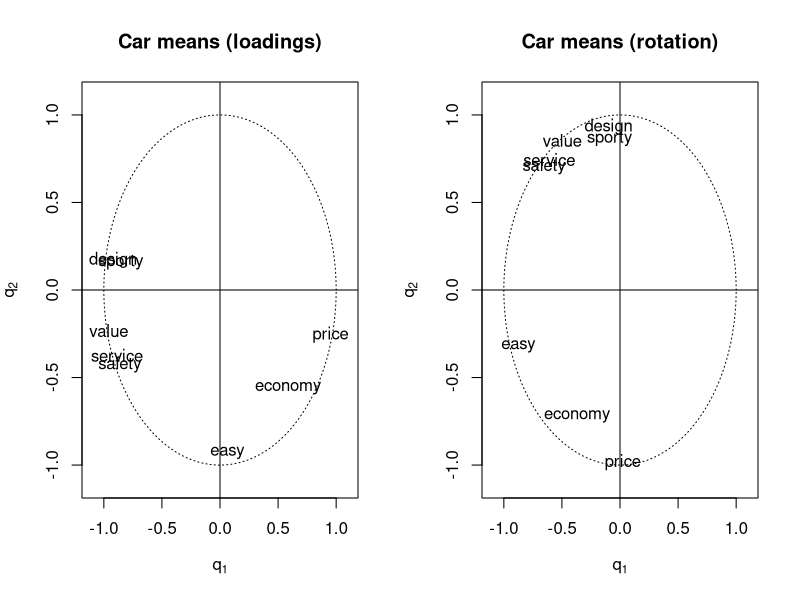

Source code (R):
# ---------------------------------------------------------------------------
# ----------------------------------------------------------------------------




xdat  = read.table("cars.dat")
#delete first column
x = xdat[, -1]

#define variable names
colnames(x) = c("economy", "service", "value", "price", "design", "sporty",
  "safety", "easy")

#x  = as.matrix(x1)
#y  = t((t(x)-mean(x))/sd(x))

r  = cor(x)



###########################
#performs factor analysis using principal factors method
#returns the un-rotated loadings

factpf = function(r){
  n         = ncol(r)
  redcormat = r
  diag(redcormat) = apply(abs(r-diag(1,nrow=n,ncol=n)),2,max)
  xeig      = eigen(redcormat)
  xval      = xeig$values
  xvec      = xeig$vectors
  for (i in 1:length(xval[xval>0])){
    xvec[,i]= xvec[,i]*sqrt(xval[i])}
  rownames(xvec) = colnames(r)
  return(xvec[,xval>0])
}

########################################

#performs factor analysis using iterated principal factors method
#returns the communalties after each iteration and the final un-rotated loadings.

factiter = function(r,niter=5,maxfactors=ncol(r)){
  n         = ncol(r)
  temp      = matrix(0,nrow=n,ncol=n)
  comm      = matrix(0,nrow=niter+1,ncol=n)
  y         = factpf(r)
  m         = ncol(y)
  temp[1:n,1:m] = y
  comm[1,]  = apply(temp^2,1,sum)                 
  for (i in 2:(niter+1)){
    redcormat = r
    diag(redcormat) = comm[i-1,]
    xeig    = eigen(redcormat)
    m = min(maxfactors,length(xeig$values[xeig$values>0]))
    for (j in 1:m){
      xeig$vectors[,j] = xeig$vectors[,j]*sqrt(xeig$values[j])} 
    temp[1:n,1:m] = xeig$vectors[1:n,1:m]
    comm[i,]= apply(temp[1:n,1:m]^2,1,sum)
  if(i ==niter+1){
  	pp = sum(xeig$values[1:m])/ncol(r)
  	cat("proportion  variance explained by",m,"factors is=",pp,"\n")
  }
  }
  f.loadings= temp[1:n,1:m]
  rownames(f.loadings) = colnames(r)
  return(list(comm=comm,f.loadings=f.loadings))
}

 
##############################################
PFA         = factiter(r,niter=5,maxfactor=2)
#factor analysis - iterated principal factors method (PFM)
#number of iterations: 10, maximal number of factors to be extracted: 2
loadings    = PFA$f.loadings
colnames(loadings) = c("Q1","Q2")
communality = PFA$comm
specific_variance = 1-PFA$comm
#b           = cbind(loadings,communality,specific_variance)
#round(b,4)  #iterating the PFM 10 times
# xtable(b,digits=4)
#varim = varimax(loadings) #rotating loadings using function varimax
#print(b)

#windows(width=8,height=8)
opar        = par(mfrow=c(1,2))
lab         = colnames(x) #adding labels

#cat("original loadings (columns of Q)")
#print(loadings)
#commu= apply(loadings^2,1,sum)
#print(commu)
vl   = cbind(loadings[,1],loadings[,2])
com  = diag(vl%*%t(vl))  
psi  = diag(r)-diag(vl%*%t(vl))
tbl  = cbind(loadings[,1],loadings[,2],com,psi)
cat("\n")
cat("Factor Analysis","\n")
print(tbl)


plot(c(-1.1,1.1),c(-1.1,1.1),type="n",main="Car means (loadings)",xlab=expression(q[1]),ylab=expression(q[2])) #plotting... [KONECNE!]
ucircle     = cbind(cos((0:360)/180*3.14159),sin((0:360)/180*3.14159))
points(ucircle,type="l",lty="dotted")
abline(h = 0)
abline(v = 0)
text(loadings[,1:2],labels=lab,col="black",xpd=NA)

#manual rotation NOT VARIMAX
#theta       = 3.14159*7/12
theta = 5.0
rot         = rbind(c(cos(theta),sin(theta)),c(-sin(theta),cos(theta)))
qr          = loadings%*%rot
#cat("\n")
#cat("loadings (columns of Q) after rotation")
#print(qr)
#commu= apply(qr^2,1,sum)
#print(commu)
vl   = cbind(qr[,1],qr[,2])
com  = diag(vl%*%t(vl))  
psi  = diag(r)-diag(vl%*%t(vl))
tbl  = cbind(qr[,1],qr[,2],com,psi)
cat("\n")
cat("Factor Analysis after manual rotation","\n")
print(tbl)

# Now Apply varimax rotation 
var  = varimax(loadings)                #rotates the factor loadings matrix
load = var$loadings              #estimated factor loadings after varimax
vl   = cbind(load[,1],load[,2])
com  = diag(vl%*%t(vl))           #communalities are calculated
psi  = diag(r)-diag(vl%*%t(vl)) #specific variances are calculated
tbl  = cbind(load[,1],load[,2],com,psi)
cat("\n")
cat("Factor Analysis after varimax rotation","\n")
#cat("loadings","\n")
#print(load)
#cat("commun","\n")
#print(com)
#cat("psi","\n")
#print(psi)
print(tbl)



#windows(width=8,height=8)

plot(c(-1.1,1.1),c(-1.1,1.1),type="n",main="Car means (rotation)",xlab=expression(q[1]),ylab=expression(q[2])) 
points(ucircle,type="l",lty="dotted")
abline(h = 0)
abline(v = 0)
text(qr[,1:2],labels=lab,col="black",xpd=NA)

par(opar)
